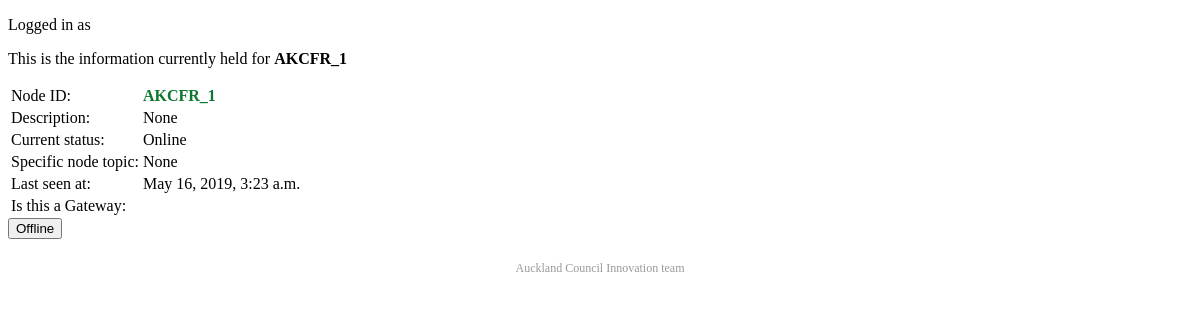
Page /monitor/node/8/ on the earlier database version.
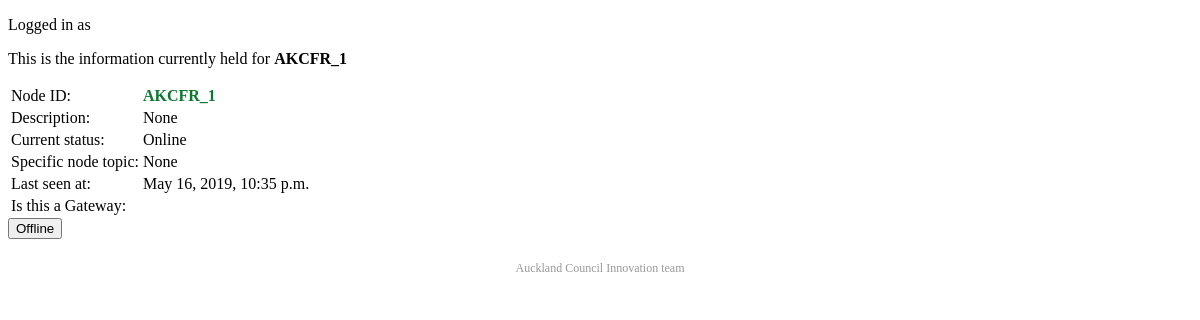
Same page on the later database version.
### monitor/models.py (models this page shows, shortened)
class Node(models.Model):
    nodeID = models.CharField(max_length=30)
    lastseen = models.DateTimeField(blank=True, null=True)
    statusSent = models.DateTimeField(blank=True, null=True)
    isGateway = models.BooleanField(blank=True, default=False)
    notificationSent = models.BooleanField(blank=True, default=False)
    status = models.CharField(max_length=10, blank=True, null=True)
    nextUpdate = models.DateTimeField(blank=True, null=True)
    topic = models.CharField(max_length=50, blank=True, null=True)
    descr = models.TextField(blank=True, null=True)
    topic = models.CharField(max_length=30, blank=True, null=True)
    lastData = models.TextField(blank=True, null=True)
    lastStatus = models.TextField(blank=True, null=True)
    message_delay = models.FloatField(blank=True, null=True, help_text="Minutes the node can be inactive without being considered down")
    hardware = models.CharField(max_length=50, blank=True, null=True)
    software = models.CharField(max_length=50, blank=True, null=True)
    latitude = models.FloatField(blank=True, null=True)
    longitude  = models.FloatField(blank=True, null=True)

### monitor/views.py (the view)
# urls.py: path('node/<int:node_ref>/', views.nodeDetail, name='nodeDetail'),
def nodeDetail(request, node_ref):
    node = Node.objects.get(id = node_ref)
    context = {'node': node, 'user': request.user}
    return render(request, 'monitor/nodeDetail.html', context)

### monitor/templates/monitor/nodeDetail.html (shortened to what this page needs)
{% extends "monitor/webbase.html" %}
{% block web-body %}
  <p>Logged in as {{ user.username }}</p>
  <p>This is the information currently held for <b>{{ node.nodeID }}</b></p>
    <table>
      <tr>
        <td>Node ID:</td><td><span class="nodeup">{{ node.nodeID }}</span></td>
      </tr>
      <tr>
        <td>Description:</td><td> {{ node.descr }}</td>
      </tr>
      <tr>
        <td>Current status:</td><td> {{ node.status }}</td>
      </tr>
      <tr>
        <td>Specific node topic:</td><td>{{ node.topic }}</td>
      </tr>
      <tr>
        <td>Last seen at:</td><td>{{ node.lastseen }}</td>
      </tr>
      <tr>
        <td>Is this a Gateway:</td><td> {{ node.is_gateway }}</td>
      </tr>
    </table>
  <form action="{% url 'monitor:nodeDetail' node.id  %}" method="post">
  <input type="submit" value="Offline">
  </form>
{% endblock %}

### monitor/templates/monitor/webbase.html (shortened to what this page needs)
{% load static %}
<!doctype html>
<html>
  <head>
    <link rel="stylesheet" href="{% static "monitor/style.css" %}">
  </head>
  <body>
    {% block web-body %}{% endblock %}
    <div class="footer">
      <table class="footer">
        <tr>
          <td class="content-block">
            <span class="apple-link">Auckland Council Innovation team</span>
          </td>
        </tr>
      </table>
    </div>
  </body>
</html>

### monitor/static/monitor/style.css (style rules this page uses)
.nodeup { color: #0b772f; font-weight: bold; }
.content-block { padding-bottom: 10px; padding-top: 10px; }
.footer { clear: both; Margin-top: 10px; text-align: center; width: 100%; }
.footer td, .footer p, .footer span, .footer a { color: #999999; font-size: 12px; text-align: center; }
table.footer { border: 0; cellpadding: 0; cellspacing: 0; }

Differences in the rows shown:
changed Node "AKCFR_1": lastseen "May 16, 2019, 3:23 a.m." → "May 16, 2019, 10:35 p.m."
